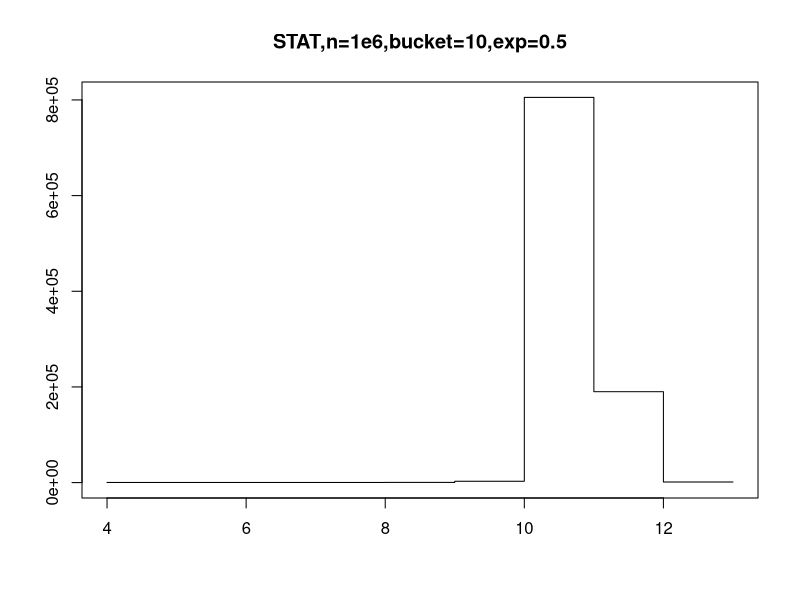
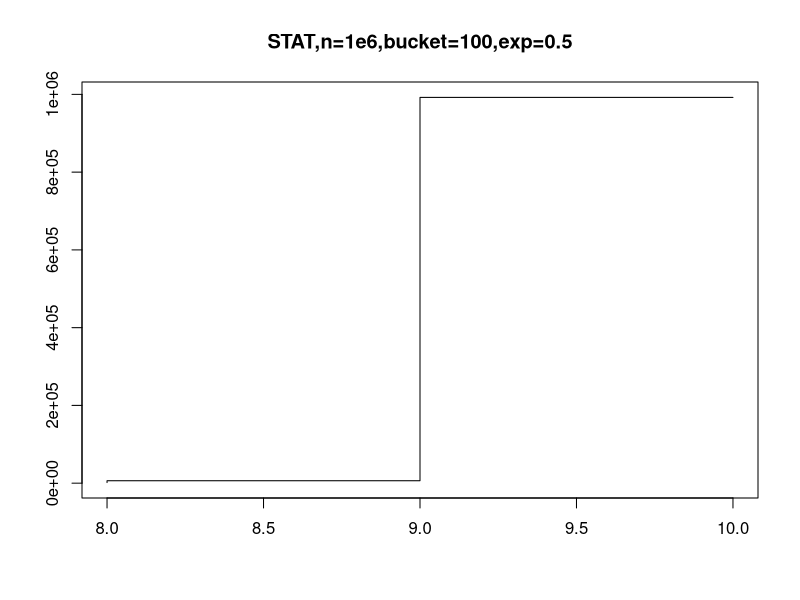
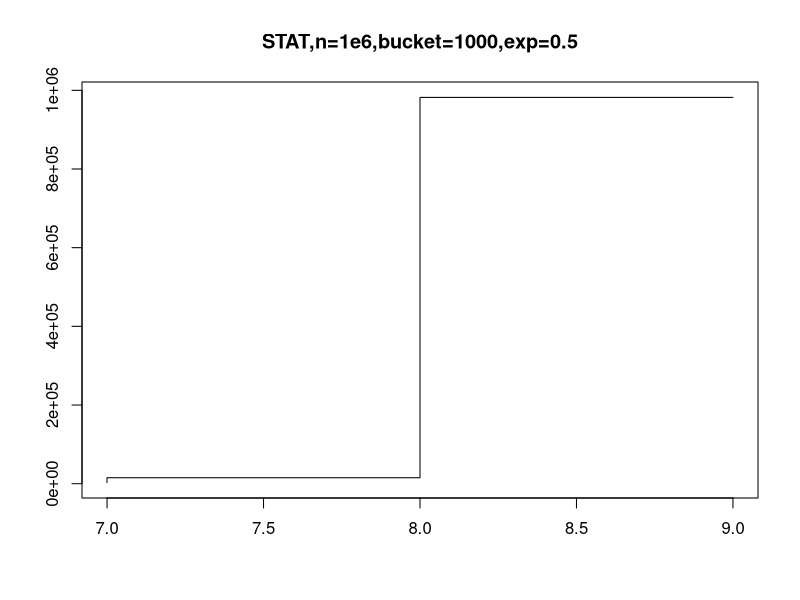
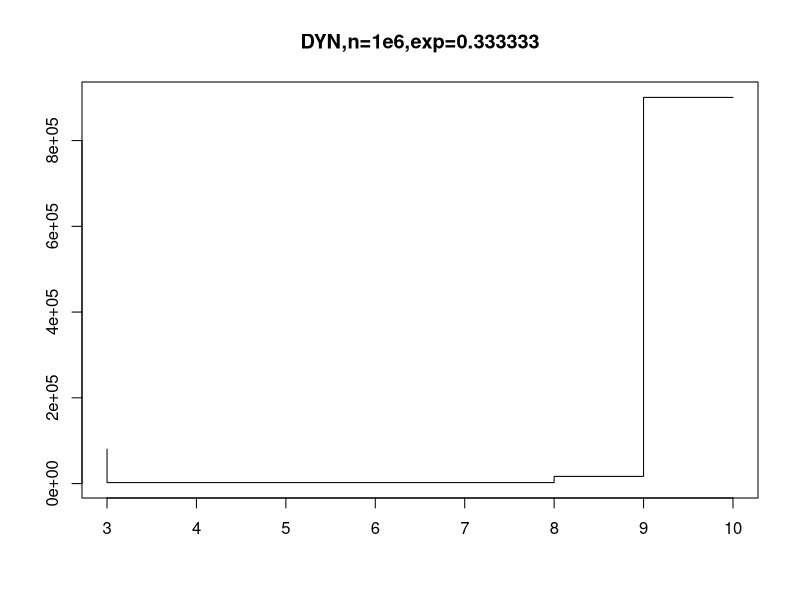
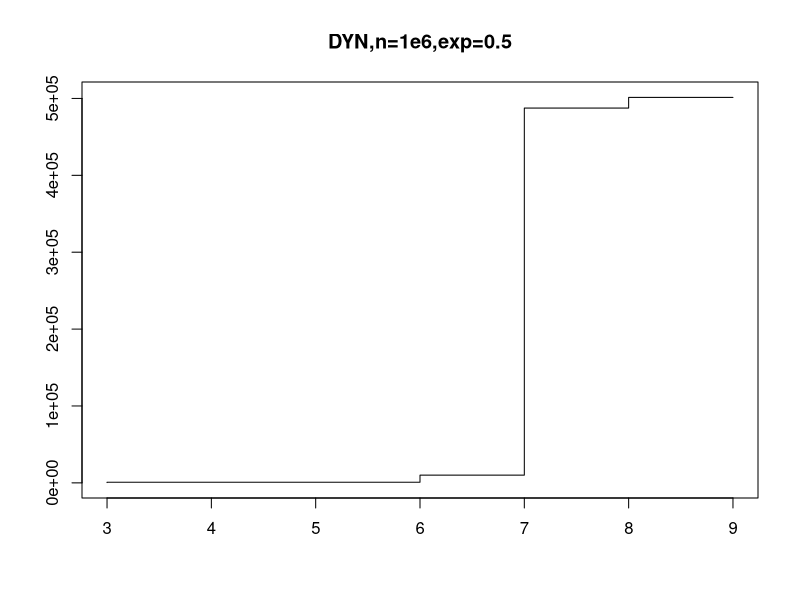
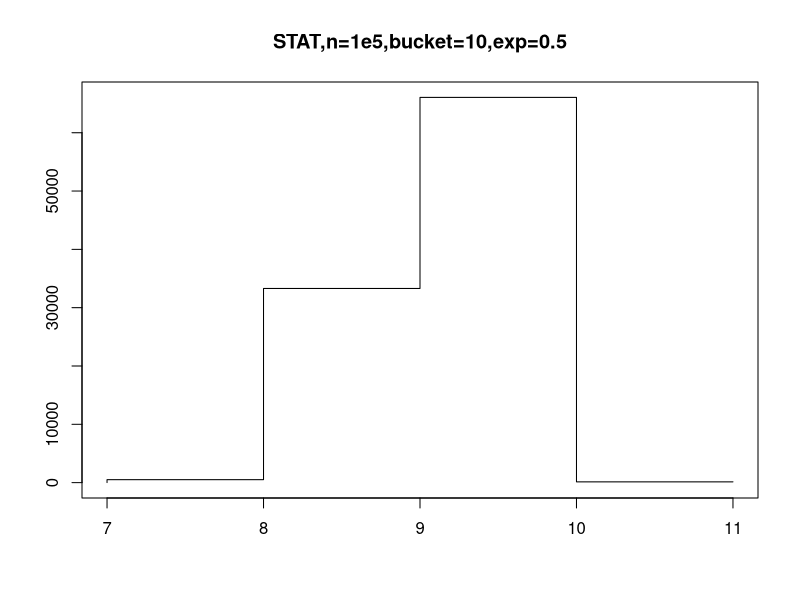
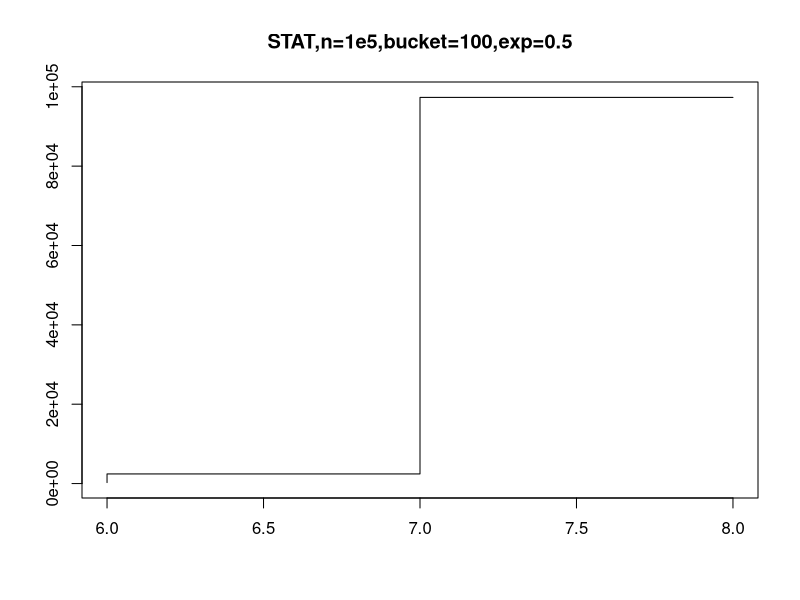
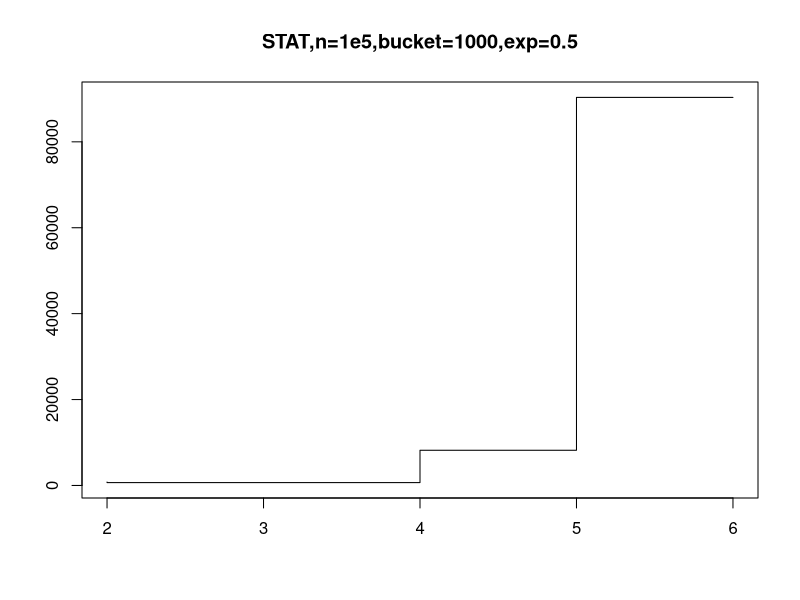

Write R code to recreate these figures, in order.
a = c(4, 8, 9, 10, 11, 12, 13); b = c(1.0, 240.0, 424.0, 2787.0, 805252.0, 190037.0, 1259.0); plot(a, b, type='S', xlab='', ylab='', main="STAT,n=1e6,bucket=10,exp=0.5");
a = c(8, 9, 10); b = c(1508.0, 6313.0, 992179.0); plot(a, b, type='S', xlab='', ylab='', main="STAT,n=1e6,bucket=100,exp=0.5");
a = c(7, 8, 9); b = c(2803.0, 15199.0, 981998.0); plot(a, b, type='S', xlab='', ylab='', main="STAT,n=1e6,bucket=1000,exp=0.5");
a = c(3, 8, 9, 10); b = c(80303.0, 2304.0, 16752.0, 900641.0); plot(a, b, type='S', xlab='', ylab='', main="DYN,n=1e6,exp=0.333333");
a = c(3, 6, 7, 8, 9); b = c(339.0, 794.0, 10017.0, 487499.0, 501351.0); plot(a, b, type='S', xlab='', ylab='', main="DYN,n=1e6,exp=0.5");

a = c(7, 8, 9, 10, 11); b = c(7.0, 512.0, 33293.0, 66054.0, 134.0); plot(a, b, type='S', xlab='', ylab='', main="STAT,n=1e5,bucket=10,exp=0.5");
a = c(6, 7, 8); b = c(248.0, 2435.0, 97317.0); plot(a, b, type='S', xlab='', ylab='', main="STAT,n=1e5,bucket=100,exp=0.5");
a = c(2, 4, 5, 6); b = c(797.0, 669.0, 8195.0, 90339.0); plot(a, b, type='S', xlab='', ylab='', main="STAT,n=1e5,bucket=1000,exp=0.5");
a = c(4, 5, 8, 9); b = c(8860.0, 5048.0, 2398.0, 83694.0); plot(a, b, type='S', xlab='', ylab='', main="DYN,n=1e5,exp=0.333333");
a = c(6, 7); b = c(2009.0, 97991.0); plot(a, b, type='S', xlab='', ylab='', main="DYN,n=1e5,exp=0.5");

a = c(7, 8, 9); b = c(177.0, 3891.0, 5932.0); plot(a, b, type='S', xlab='', ylab='', main="STAT,n=1e4,bucket=10,exp=0.5");
a = c(2, 5, 6); b = c(96.0, 628.0, 9276.0); plot(a, b, type='S', xlab='', ylab='', main="STAT,n=1e4,bucket=100,exp=0.5");
a = c(3, 4, 5, 6); b = c(1206.0, 872.0, 3282.0, 4640.0); plot(a, b, type='S', xlab='', ylab='', main="STAT,n=1e4,bucket=1000,exp=0.5");
a = c(3, 4, 6, 7, 8); b = c(1766.0, 2675.0, 174.0, 5054.0, 331.0); plot(a, b, type='S', xlab='', ylab='', main="DYN,n=1e4,exp=0.333333");
a = c(4, 5, 6, 7, 8); b = c(71.0, 146.0, 92.0, 2133.0, 7558.0); plot(a, b, type='S', xlab='', ylab='', main="DYN,n=1e4,exp=0.5");

a = c(4, 5, 6, 7); b = c(10.0, 40.0, 264.0, 686.0); plot(a, b, type='S', xlab='', ylab='', main="STAT,n=1000,bucket=10,exp=0.5");
a = c(3, 4, 5); b = c(152.0, 280.0, 568.0); plot(a, b, type='S', xlab='', ylab='', main="STAT,n=1000,bucket=100,exp=0.5");
a = c(2, 3, 4, 5); b = c(24.0, 588.0, 160.0, 228.0); plot(a, b, type='S', xlab='', ylab='', main="STAT,n=1000,bucket=1000,exp=0.5");
a = c(4, 5, 6, 7, 8); b = c(7.0, 168.0, 29.0, 265.0, 531.0); plot(a, b, type='S', xlab='', ylab='', main="DYN,n=1000,exp=0.333333");
a = c(3, 4, 5); b = c(95.0, 658.0, 247.0); plot(a, b, type='S', xlab='', ylab='', main="DYN,n=1000,exp=0.5");

